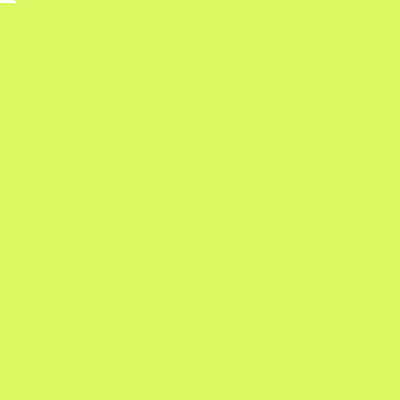
Frame 1 (no input)
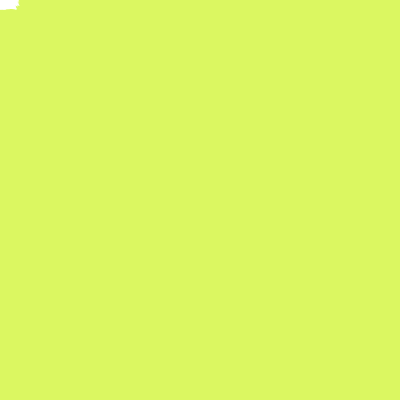
Frame 60 (the mouse pressed at the canvas centre just before this capture)
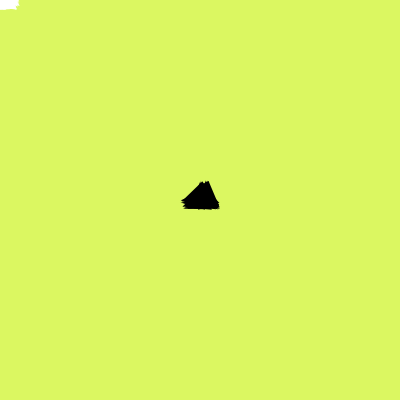
Frame 120 (the mouse held since frame 60 and released just before this capture)

The Processing sketch that drew these frames (run headless with seeded random() and noise(); from frame 60 on, the mouse is pressed at the canvas centre):

// Processing sketch: processing_50146
// ── processing_50146.pde

// Homework #3
// Jung Lim copyright 2012

void setup()
{
  size(400, 400);
  smooth();
  background(219, 247, 97);
  noStroke();
  
}

void draw()
{
if (mousePressed == true) {
  fill(0, 0, 0);
} else {
  fill(255, 255, 255);
}
triangle(mouseX - random(0, 20), mouseY + random(0, 10), mouseX + random(0, 10), mouseY - random(0,20), mouseX + random(0, 20), mouseY + random(0, 10));
}
